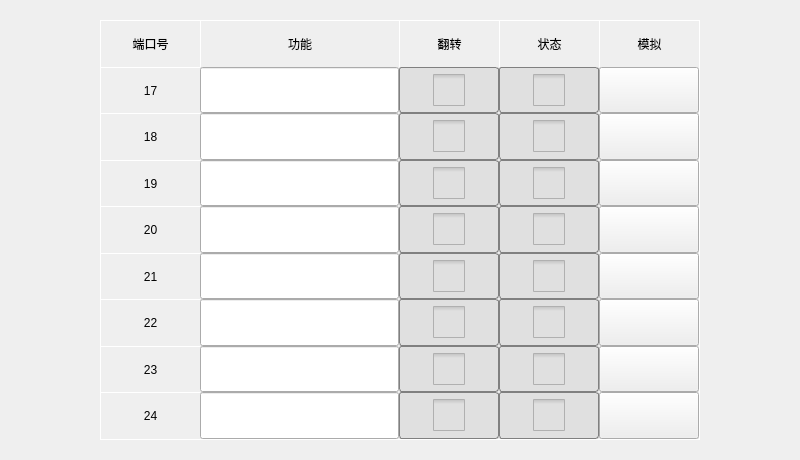
<?xml version="1.0" encoding="UTF-8"?>
<ui version="4.0">
 <class>FormMenuIO4</class>
 <widget class="QWidget" name="FormMenuIO4">
  <property name="geometry">
   <rect>
    <x>0</x>
    <y>0</y>
    <width>800</width>
    <height>460</height>
   </rect>
  </property>
  <property name="windowTitle">
   <string>FormMenuIO4</string>
  </property>
  <widget class="QWidget" name="widget" native="true">
   <property name="geometry">
    <rect>
     <x>100</x>
     <y>20</y>
     <width>600</width>
     <height>420</height>
    </rect>
   </property>
   <property name="styleSheet">
    <string notr="true">QLabel {
border-left: 1px solid white;
border-top: 1px solid white;
}
.QWidget {
border-right: 1px solid white;
border-bottom: 1px solid white;
}
QCheckBox::indicator {
subcontrol-position: center center;
width: 32px;
height: 32px;
}
QCheckBox {
border: 1px solid gray;
border-radius: 3px;
background: rgb(224,224,224);
}
QCheckBox:!enabled {
color: black;
}
QCheckBox:checked {
background: green;
}
CheckBox {
background: white;
}
CheckBox:checked {
background: white;
}</string>
   </property>
   <layout class="QGridLayout" name="gridLayout_2" columnstretch="1,2,1,1,1">
    <property name="leftMargin">
     <number>0</number>
    </property>
    <property name="topMargin">
     <number>0</number>
    </property>
    <property name="rightMargin">
     <number>1</number>
    </property>
    <property name="bottomMargin">
     <number>1</number>
    </property>
    <property name="spacing">
     <number>0</number>
    </property>
    <item row="1" column="1">
     <widget class="QImageLineEdit" name="out_1">
      <property name="sizePolicy">
       <sizepolicy hsizetype="Ignored" vsizetype="Preferred">
        <horstretch>0</horstretch>
        <verstretch>0</verstretch>
       </sizepolicy>
      </property>
      <property name="minimumSize">
       <size>
        <width>0</width>
        <height>40</height>
       </size>
      </property>
      <property name="text">
       <string/>
      </property>
      <property name="alignment">
       <set>Qt::AlignCenter</set>
      </property>
     </widget>
    </item>
    <item row="4" column="3">
     <widget class="QCheckBox" name="out_state_4">
      <property name="enabled">
       <bool>false</bool>
      </property>
      <property name="sizePolicy">
       <sizepolicy hsizetype="Preferred" vsizetype="Preferred">
        <horstretch>0</horstretch>
        <verstretch>0</verstretch>
       </sizepolicy>
      </property>
      <property name="text">
       <string/>
      </property>
     </widget>
    </item>
    <item row="7" column="3">
     <widget class="QCheckBox" name="out_state_7">
      <property name="enabled">
       <bool>false</bool>
      </property>
      <property name="sizePolicy">
       <sizepolicy hsizetype="Preferred" vsizetype="Preferred">
        <horstretch>0</horstretch>
        <verstretch>0</verstretch>
       </sizepolicy>
      </property>
      <property name="text">
       <string/>
      </property>
     </widget>
    </item>
    <item row="7" column="1">
     <widget class="QImageLineEdit" name="out_7">
      <property name="sizePolicy">
       <sizepolicy hsizetype="Ignored" vsizetype="Preferred">
        <horstretch>0</horstretch>
        <verstretch>0</verstretch>
       </sizepolicy>
      </property>
      <property name="minimumSize">
       <size>
        <width>0</width>
        <height>40</height>
       </size>
      </property>
      <property name="text">
       <string/>
      </property>
      <property name="alignment">
       <set>Qt::AlignCenter</set>
      </property>
     </widget>
    </item>
    <item row="4" column="1">
     <widget class="QImageLineEdit" name="out_4">
      <property name="sizePolicy">
       <sizepolicy hsizetype="Ignored" vsizetype="Preferred">
        <horstretch>0</horstretch>
        <verstretch>0</verstretch>
       </sizepolicy>
      </property>
      <property name="minimumSize">
       <size>
        <width>0</width>
        <height>40</height>
       </size>
      </property>
      <property name="text">
       <string/>
      </property>
      <property name="alignment">
       <set>Qt::AlignCenter</set>
      </property>
     </widget>
    </item>
    <item row="2" column="0">
     <widget class="QLabel" name="lab_out_2">
      <property name="text">
       <string>18</string>
      </property>
      <property name="alignment">
       <set>Qt::AlignCenter</set>
      </property>
      <property name="margin">
       <number>3</number>
      </property>
     </widget>
    </item>
    <item row="8" column="0">
     <widget class="QLabel" name="lab_out_8">
      <property name="text">
       <string>24</string>
      </property>
      <property name="alignment">
       <set>Qt::AlignCenter</set>
      </property>
      <property name="margin">
       <number>3</number>
      </property>
     </widget>
    </item>
    <item row="8" column="1">
     <widget class="QImageLineEdit" name="out_8">
      <property name="sizePolicy">
       <sizepolicy hsizetype="Ignored" vsizetype="Preferred">
        <horstretch>0</horstretch>
        <verstretch>0</verstretch>
       </sizepolicy>
      </property>
      <property name="minimumSize">
       <size>
        <width>0</width>
        <height>40</height>
       </size>
      </property>
      <property name="text">
       <string/>
      </property>
      <property name="alignment">
       <set>Qt::AlignCenter</set>
      </property>
     </widget>
    </item>
    <item row="6" column="2">
     <widget class="CheckBox" name="out_inv_6">
      <property name="sizePolicy">
       <sizepolicy hsizetype="Preferred" vsizetype="Preferred">
        <horstretch>0</horstretch>
        <verstretch>0</verstretch>
       </sizepolicy>
      </property>
      <property name="text">
       <string/>
      </property>
     </widget>
    </item>
    <item row="1" column="2">
     <widget class="CheckBox" name="out_inv_1">
      <property name="sizePolicy">
       <sizepolicy hsizetype="Preferred" vsizetype="Preferred">
        <horstretch>0</horstretch>
        <verstretch>0</verstretch>
       </sizepolicy>
      </property>
      <property name="text">
       <string/>
      </property>
     </widget>
    </item>
    <item row="3" column="2">
     <widget class="CheckBox" name="out_inv_3">
      <property name="sizePolicy">
       <sizepolicy hsizetype="Preferred" vsizetype="Preferred">
        <horstretch>0</horstretch>
        <verstretch>0</verstretch>
       </sizepolicy>
      </property>
      <property name="text">
       <string/>
      </property>
     </widget>
    </item>
    <item row="4" column="0">
     <widget class="QLabel" name="lab_out_4">
      <property name="text">
       <string>20</string>
      </property>
      <property name="alignment">
       <set>Qt::AlignCenter</set>
      </property>
      <property name="margin">
       <number>3</number>
      </property>
     </widget>
    </item>
    <item row="0" column="3">
     <widget class="QLabel" name="label_out_4">
      <property name="text">
       <string>状态</string>
      </property>
      <property name="alignment">
       <set>Qt::AlignCenter</set>
      </property>
      <property name="margin">
       <number>3</number>
      </property>
     </widget>
    </item>
    <item row="0" column="0">
     <widget class="QLabel" name="label_out_1">
      <property name="text">
       <string>端口号</string>
      </property>
      <property name="alignment">
       <set>Qt::AlignCenter</set>
      </property>
      <property name="margin">
       <number>3</number>
      </property>
     </widget>
    </item>
    <item row="0" column="1">
     <widget class="QLabel" name="label_out_2">
      <property name="text">
       <string>功能</string>
      </property>
      <property name="alignment">
       <set>Qt::AlignCenter</set>
      </property>
      <property name="margin">
       <number>3</number>
      </property>
     </widget>
    </item>
    <item row="6" column="1">
     <widget class="QImageLineEdit" name="out_6">
      <property name="sizePolicy">
       <sizepolicy hsizetype="Ignored" vsizetype="Preferred">
        <horstretch>0</horstretch>
        <verstretch>0</verstretch>
       </sizepolicy>
      </property>
      <property name="minimumSize">
       <size>
        <width>0</width>
        <height>40</height>
       </size>
      </property>
      <property name="text">
       <string/>
      </property>
      <property name="alignment">
       <set>Qt::AlignCenter</set>
      </property>
     </widget>
    </item>
    <item row="2" column="2">
     <widget class="CheckBox" name="out_inv_2">
      <property name="sizePolicy">
       <sizepolicy hsizetype="Preferred" vsizetype="Preferred">
        <horstretch>0</horstretch>
        <verstretch>0</verstretch>
       </sizepolicy>
      </property>
      <property name="text">
       <string/>
      </property>
     </widget>
    </item>
    <item row="1" column="3">
     <widget class="QCheckBox" name="out_state_1">
      <property name="enabled">
       <bool>false</bool>
      </property>
      <property name="sizePolicy">
       <sizepolicy hsizetype="Preferred" vsizetype="Preferred">
        <horstretch>0</horstretch>
        <verstretch>0</verstretch>
       </sizepolicy>
      </property>
      <property name="text">
       <string/>
      </property>
     </widget>
    </item>
    <item row="5" column="1">
     <widget class="QImageLineEdit" name="out_5">
      <property name="sizePolicy">
       <sizepolicy hsizetype="Ignored" vsizetype="Preferred">
        <horstretch>0</horstretch>
        <verstretch>0</verstretch>
       </sizepolicy>
      </property>
      <property name="minimumSize">
       <size>
        <width>0</width>
        <height>40</height>
       </size>
      </property>
      <property name="text">
       <string/>
      </property>
      <property name="alignment">
       <set>Qt::AlignCenter</set>
      </property>
     </widget>
    </item>
    <item row="7" column="2">
     <widget class="CheckBox" name="out_inv_7">
      <property name="sizePolicy">
       <sizepolicy hsizetype="Preferred" vsizetype="Preferred">
        <horstretch>0</horstretch>
        <verstretch>0</verstretch>
       </sizepolicy>
      </property>
      <property name="text">
       <string/>
      </property>
     </widget>
    </item>
    <item row="5" column="2">
     <widget class="CheckBox" name="out_inv_5">
      <property name="sizePolicy">
       <sizepolicy hsizetype="Preferred" vsizetype="Preferred">
        <horstretch>0</horstretch>
        <verstretch>0</verstretch>
       </sizepolicy>
      </property>
      <property name="text">
       <string/>
      </property>
     </widget>
    </item>
    <item row="5" column="3">
     <widget class="QCheckBox" name="out_state_5">
      <property name="enabled">
       <bool>false</bool>
      </property>
      <property name="sizePolicy">
       <sizepolicy hsizetype="Preferred" vsizetype="Preferred">
        <horstretch>0</horstretch>
        <verstretch>0</verstretch>
       </sizepolicy>
      </property>
      <property name="text">
       <string/>
      </property>
     </widget>
    </item>
    <item row="3" column="0">
     <widget class="QLabel" name="lab_out_3">
      <property name="text">
       <string>19</string>
      </property>
      <property name="alignment">
       <set>Qt::AlignCenter</set>
      </property>
      <property name="margin">
       <number>3</number>
      </property>
     </widget>
    </item>
    <item row="3" column="3">
     <widget class="QCheckBox" name="out_state_3">
      <property name="enabled">
       <bool>false</bool>
      </property>
      <property name="sizePolicy">
       <sizepolicy hsizetype="Preferred" vsizetype="Preferred">
        <horstretch>0</horstretch>
        <verstretch>0</verstretch>
       </sizepolicy>
      </property>
      <property name="text">
       <string/>
      </property>
     </widget>
    </item>
    <item row="6" column="3">
     <widget class="QCheckBox" name="out_state_6">
      <property name="enabled">
       <bool>false</bool>
      </property>
      <property name="sizePolicy">
       <sizepolicy hsizetype="Preferred" vsizetype="Preferred">
        <horstretch>0</horstretch>
        <verstretch>0</verstretch>
       </sizepolicy>
      </property>
      <property name="text">
       <string/>
      </property>
     </widget>
    </item>
    <item row="8" column="2">
     <widget class="CheckBox" name="out_inv_8">
      <property name="sizePolicy">
       <sizepolicy hsizetype="Preferred" vsizetype="Preferred">
        <horstretch>0</horstretch>
        <verstretch>0</verstretch>
       </sizepolicy>
      </property>
      <property name="text">
       <string/>
      </property>
     </widget>
    </item>
    <item row="2" column="3">
     <widget class="QCheckBox" name="out_state_2">
      <property name="enabled">
       <bool>false</bool>
      </property>
      <property name="sizePolicy">
       <sizepolicy hsizetype="Preferred" vsizetype="Preferred">
        <horstretch>0</horstretch>
        <verstretch>0</verstretch>
       </sizepolicy>
      </property>
      <property name="text">
       <string/>
      </property>
     </widget>
    </item>
    <item row="0" column="2">
     <widget class="QLabel" name="label_out_3">
      <property name="text">
       <string>翻转</string>
      </property>
      <property name="alignment">
       <set>Qt::AlignCenter</set>
      </property>
      <property name="margin">
       <number>3</number>
      </property>
     </widget>
    </item>
    <item row="4" column="2">
     <widget class="CheckBox" name="out_inv_4">
      <property name="sizePolicy">
       <sizepolicy hsizetype="Preferred" vsizetype="Preferred">
        <horstretch>0</horstretch>
        <verstretch>0</verstretch>
       </sizepolicy>
      </property>
      <property name="text">
       <string/>
      </property>
     </widget>
    </item>
    <item row="6" column="0">
     <widget class="QLabel" name="lab_out_6">
      <property name="text">
       <string>22</string>
      </property>
      <property name="alignment">
       <set>Qt::AlignCenter</set>
      </property>
      <property name="margin">
       <number>3</number>
      </property>
     </widget>
    </item>
    <item row="5" column="0">
     <widget class="QLabel" name="lab_out_5">
      <property name="text">
       <string>21</string>
      </property>
      <property name="alignment">
       <set>Qt::AlignCenter</set>
      </property>
      <property name="margin">
       <number>3</number>
      </property>
     </widget>
    </item>
    <item row="7" column="0">
     <widget class="QLabel" name="lab_out_7">
      <property name="text">
       <string>23</string>
      </property>
      <property name="alignment">
       <set>Qt::AlignCenter</set>
      </property>
      <property name="margin">
       <number>3</number>
      </property>
     </widget>
    </item>
    <item row="2" column="1">
     <widget class="QImageLineEdit" name="out_2">
      <property name="sizePolicy">
       <sizepolicy hsizetype="Ignored" vsizetype="Preferred">
        <horstretch>0</horstretch>
        <verstretch>0</verstretch>
       </sizepolicy>
      </property>
      <property name="minimumSize">
       <size>
        <width>0</width>
        <height>40</height>
       </size>
      </property>
      <property name="text">
       <string/>
      </property>
      <property name="alignment">
       <set>Qt::AlignCenter</set>
      </property>
     </widget>
    </item>
    <item row="1" column="0">
     <widget class="QLabel" name="lab_out_1">
      <property name="text">
       <string>17</string>
      </property>
      <property name="alignment">
       <set>Qt::AlignCenter</set>
      </property>
      <property name="margin">
       <number>3</number>
      </property>
     </widget>
    </item>
    <item row="3" column="1">
     <widget class="QImageLineEdit" name="out_3">
      <property name="sizePolicy">
       <sizepolicy hsizetype="Ignored" vsizetype="Preferred">
        <horstretch>0</horstretch>
        <verstretch>0</verstretch>
       </sizepolicy>
      </property>
      <property name="minimumSize">
       <size>
        <width>0</width>
        <height>40</height>
       </size>
      </property>
      <property name="text">
       <string/>
      </property>
      <property name="alignment">
       <set>Qt::AlignCenter</set>
      </property>
     </widget>
    </item>
    <item row="8" column="3">
     <widget class="QCheckBox" name="out_state_8">
      <property name="enabled">
       <bool>false</bool>
      </property>
      <property name="sizePolicy">
       <sizepolicy hsizetype="Preferred" vsizetype="Preferred">
        <horstretch>0</horstretch>
        <verstretch>0</verstretch>
       </sizepolicy>
      </property>
      <property name="text">
       <string/>
      </property>
     </widget>
    </item>
    <item row="0" column="4">
     <widget class="QLabel" name="label_out_5">
      <property name="styleSheet">
       <string notr="true">border-right: 0px;</string>
      </property>
      <property name="text">
       <string>模拟</string>
      </property>
      <property name="alignment">
       <set>Qt::AlignCenter</set>
      </property>
      <property name="margin">
       <number>3</number>
      </property>
     </widget>
    </item>
    <item row="1" column="4">
     <widget class="QPushButton" name="out_moni_1">
      <property name="sizePolicy">
       <sizepolicy hsizetype="Preferred" vsizetype="Preferred">
        <horstretch>0</horstretch>
        <verstretch>0</verstretch>
       </sizepolicy>
      </property>
      <property name="text">
       <string/>
      </property>
      <property name="icon">
       <iconset theme="next">
        <normaloff>.</normaloff>.</iconset>
      </property>
      <property name="iconSize">
       <size>
        <width>24</width>
        <height>24</height>
       </size>
      </property>
     </widget>
    </item>
    <item row="2" column="4">
     <widget class="QPushButton" name="out_moni_2">
      <property name="sizePolicy">
       <sizepolicy hsizetype="Preferred" vsizetype="Preferred">
        <horstretch>0</horstretch>
        <verstretch>0</verstretch>
       </sizepolicy>
      </property>
      <property name="text">
       <string/>
      </property>
      <property name="icon">
       <iconset theme="next">
        <normaloff>.</normaloff>.</iconset>
      </property>
      <property name="iconSize">
       <size>
        <width>24</width>
        <height>24</height>
       </size>
      </property>
     </widget>
    </item>
    <item row="3" column="4">
     <widget class="QPushButton" name="out_moni_3">
      <property name="sizePolicy">
       <sizepolicy hsizetype="Preferred" vsizetype="Preferred">
        <horstretch>0</horstretch>
        <verstretch>0</verstretch>
       </sizepolicy>
      </property>
      <property name="text">
       <string/>
      </property>
      <property name="icon">
       <iconset theme="next">
        <normaloff>.</normaloff>.</iconset>
      </property>
      <property name="iconSize">
       <size>
        <width>24</width>
        <height>24</height>
       </size>
      </property>
     </widget>
    </item>
    <item row="4" column="4">
     <widget class="QPushButton" name="out_moni_4">
      <property name="sizePolicy">
       <sizepolicy hsizetype="Preferred" vsizetype="Preferred">
        <horstretch>0</horstretch>
        <verstretch>0</verstretch>
       </sizepolicy>
      </property>
      <property name="text">
       <string/>
      </property>
      <property name="icon">
       <iconset theme="next">
        <normaloff>.</normaloff>.</iconset>
      </property>
      <property name="iconSize">
       <size>
        <width>24</width>
        <height>24</height>
       </size>
      </property>
     </widget>
    </item>
    <item row="5" column="4">
     <widget class="QPushButton" name="out_moni_5">
      <property name="sizePolicy">
       <sizepolicy hsizetype="Preferred" vsizetype="Preferred">
        <horstretch>0</horstretch>
        <verstretch>0</verstretch>
       </sizepolicy>
      </property>
      <property name="text">
       <string/>
      </property>
      <property name="icon">
       <iconset theme="next">
        <normaloff>.</normaloff>.</iconset>
      </property>
      <property name="iconSize">
       <size>
        <width>24</width>
        <height>24</height>
       </size>
      </property>
     </widget>
    </item>
    <item row="6" column="4">
     <widget class="QPushButton" name="out_moni_6">
      <property name="sizePolicy">
       <sizepolicy hsizetype="Preferred" vsizetype="Preferred">
        <horstretch>0</horstretch>
        <verstretch>0</verstretch>
       </sizepolicy>
      </property>
      <property name="text">
       <string/>
      </property>
      <property name="icon">
       <iconset theme="next">
        <normaloff>.</normaloff>.</iconset>
      </property>
      <property name="iconSize">
       <size>
        <width>24</width>
        <height>24</height>
       </size>
      </property>
     </widget>
    </item>
    <item row="7" column="4">
     <widget class="QPushButton" name="out_moni_7">
      <property name="sizePolicy">
       <sizepolicy hsizetype="Preferred" vsizetype="Preferred">
        <horstretch>0</horstretch>
        <verstretch>0</verstretch>
       </sizepolicy>
      </property>
      <property name="text">
       <string/>
      </property>
      <property name="icon">
       <iconset theme="next">
        <normaloff>.</normaloff>.</iconset>
      </property>
      <property name="iconSize">
       <size>
        <width>24</width>
        <height>24</height>
       </size>
      </property>
     </widget>
    </item>
    <item row="8" column="4">
     <widget class="QPushButton" name="out_moni_8">
      <property name="sizePolicy">
       <sizepolicy hsizetype="Preferred" vsizetype="Preferred">
        <horstretch>0</horstretch>
        <verstretch>0</verstretch>
       </sizepolicy>
      </property>
      <property name="text">
       <string/>
      </property>
      <property name="icon">
       <iconset theme="next">
        <normaloff>.</normaloff>.</iconset>
      </property>
      <property name="iconSize">
       <size>
        <width>24</width>
        <height>24</height>
       </size>
      </property>
     </widget>
    </item>
   </layout>
  </widget>
 </widget>
 <customwidgets>
  <customwidget>
   <class>QImageLineEdit</class>
   <extends>QLineEdit</extends>
   <header>MWidget.h</header>
  </customwidget>
  <customwidget>
   <class>CheckBox</class>
   <extends>QCheckBox</extends>
   <header>CheckBox.h</header>
  </customwidget>
 </customwidgets>
 <resources/>
 <connections/>
</ui>
